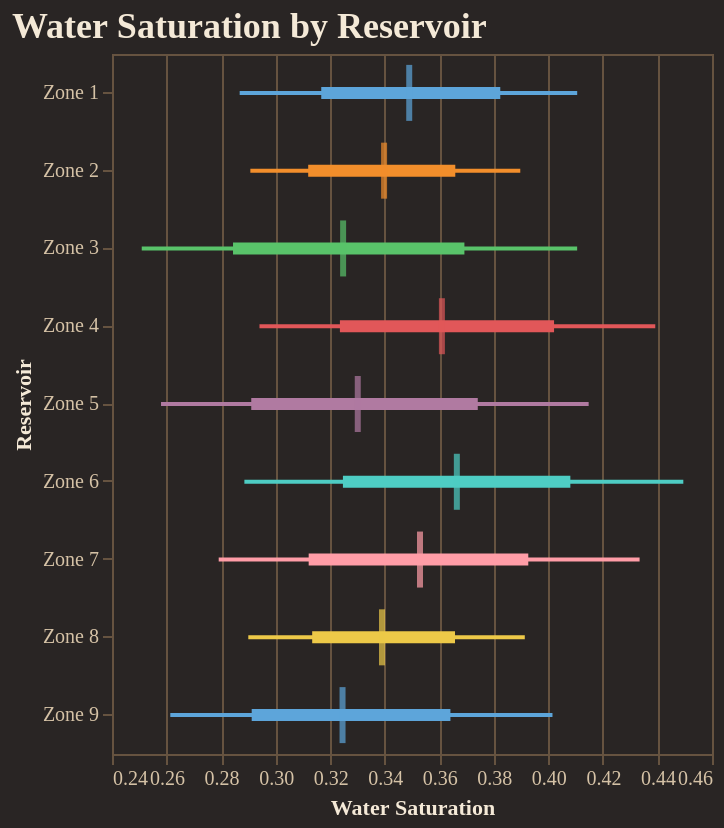

Source (notebook cell):
### Code cell
fig = reporter.plotter.forest_plot(
    "Water Saturation", 
    backend=PLOTTING_BACKEND
)
fig.show()

### Figure 1 — Vega-Lite specification as saved in the notebook (floating-point values rounded to 4 significant figures)
{"config": {"background": "#292524", "view": {"fill": "#292524", "stroke": "#665340"}, "title": {"color": "#f4e9d7", "font": "Merriweather", "fontSize": 18, "fontWeight": 600, "subtitleColor": "#d5c2a6", "anchor": "start"}, "axis": {"domainColor": "#665340", "gridColor": "#665340", "tickColor": "#665340", "labelColor": "#d5c2a6", "titleColor": "#f4e9d7", "labelFont": "Merriweather", "titleFont": "Merriweather"}, "legend": {"titleColor": "#f4e9d7", "labelColor": "#d5c2a6", "labelFont": "Merriweather", "titleFont": "Merriweather", "orient": "top-right", "symbolType": "circle"}, "header": {"labelColor": "#d5c2a6", "titleColor": "#f4e9d7", "labelFont": "Merriweather", "titleFont": "Merriweather"}, "mark": {"color": "#c78d3b"}, "line": {"color": "#c78d3b"}, "bar": {"color": "#c78d3b"}, "point": {"color": "#ddb06d"}, "area": {"color": "#c78d3b", "opacity": 0.35}, "text": {"color": "#f4e9d7", "font": "Merriweather"}, "range": {"category": ["#5DA5DA", "#F28E2B", "#59C36A", "#E15759", "#B07AA1", "#4ECDC4", "#FF9DA7", "#EDC948"]}}, "layer": [{"mark": {"type": "rule", "strokeWidth": 2}, "encoding": {"color": {"field": "group", "legend": null, "type": "nominal"}, "x": {"field": "p10", "scale": {"zero": false}, "title": "Water Saturation", "type": "quantitative"}, "x2": {"field": "p90"}, "y": {"field": "group", "sort": ["Zone 1", "Zone 2", "Zone 3", "Zone 4", "Zone 5", "Zone 6", "Zone 7", "Zone 8", "Zone 9"], "title": "Reservoir", "type": "nominal"}}}, {"mark": {"type": "rule", "strokeWidth": 6}, "encoding": {"color": {"field": "group", "legend": null, "type": "nominal"}, "x": {"field": "p25", "scale": {"zero": false}, "title": "Water Saturation", "type": "quantitative"}, "x2": {"field": "p75"}, "y": {"field": "group", "sort": ["Zone 1", "Zone 2", "Zone 3", "Zone 4", "Zone 5", "Zone 6", "Zone 7", "Zone 8", "Zone 9"], "title": "Reservoir", "type": "nominal"}}}, {"mark": {"type": "tick", "color": "black", "size": 28, "thickness": 3}, "encoding": {"color": {"field": "group", "legend": null, "type": "nominal"}, "tooltip": [{"field": "group", "title": "Group", "type": "nominal"}, {"field": "p10", "title": "P10", "type": "quantitative"}, {"field": "p25", "title": "P25", "type": "quantitative"}, {"field": "median", "title": "Median", "type": "quantitative"}, {"field": "p75", "title": "P75", "type": "quantitative"}, {"field": "p90", "title": "P90", "type": "quantitative"}], "x": {"field": "median", "scale": {"zero": false}, "title": "Water Saturation", "type": "quantitative"}, "y": {"field": "group", "sort": ["Zone 1", "Zone 2", "Zone 3", "Zone 4", "Zone 5", "Zone 6", "Zone 7", "Zone 8", "Zone 9"], "title": "Reservoir", "type": "nominal"}}}], "data": {"name": "data-8f461ecc85676384eea7b58404472f28"}, "height": 350, "title": "Water Saturation by Reservoir", "width": "container", "$schema": "https://vega.github.io/schema/vega-lite/v5.20.1.json", "datasets": {"data-8f461ecc85676384eea7b58404472f28": [{"group": "Zone 1", "p10": 0.2868, "p25": 0.3167, "median": 0.349, "p75": 0.3824, "p90": 0.4106}, {"group": "Zone 2", "p10": 0.2907, "p25": 0.3119, "median": 0.3398, "p75": 0.3659, "p90": 0.3897}, {"group": "Zone 3", "p10": 0.2509, "p25": 0.2844, "median": 0.3247, "p75": 0.3692, "p90": 0.4106}, {"group": "Zone 4", "p10": 0.2941, "p25": 0.3236, "median": 0.361, "p75": 0.4021, "p90": 0.4392}, {"group": "Zone 5", "p10": 0.258, "p25": 0.2911, "median": 0.3301, "p75": 0.3741, "p90": 0.4148}, {"group": "Zone 6", "p10": 0.2885, "p25": 0.3247, "median": 0.3664, "p75": 0.4081, "p90": 0.4495}, {"group": "Zone 7", "p10": 0.2791, "p25": 0.3121, "median": 0.3529, "p75": 0.3926, "p90": 0.4335}, {"group": "Zone 8", "p10": 0.29, "p25": 0.3134, "median": 0.339, "p75": 0.3658, "p90": 0.3914}, {"group": "Zone 9", "p10": 0.2614, "p25": 0.2912, "median": 0.3245, "p75": 0.3641, "p90": 0.4015}]}}
